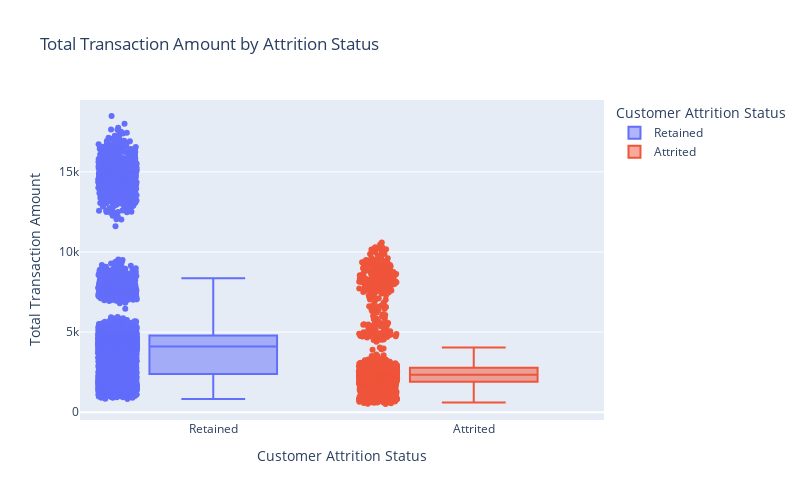

The code cell stored with this chart in its notebook:
### Markdown cell above
The p-value is extremely tiny and lesser than 0.05. The suggests that there is a strong correaltion between total transaction amount and attrition flag. 

**Business implications:**
Spending patterns can indicate if a customer churn probability.

Let me cross-verify this through visualizations.

### Code cell
box_df = df.dropna(subset=["Total_Trans_Amt", "mod_Attrition_Flag"]).copy()
box_df["Attrition_Label"] = box_df["mod_Attrition_Flag"].map({0: "Retained", 1: "Attrited"})


fig = px.box(
    box_df,
    x="Attrition_Label",
    y="Total_Trans_Amt",
    color="Attrition_Label",
    points="all",
    title="Total Transaction Amount by Attrition Status",
    labels={
        "Attrition_Label": "Customer Attrition Status",
        "Total_Trans_Amt": "Total Transaction Amount"
    },
    width=800,
    height=500
)
fig.show()

### Figure 1 — Plotly figure (JSON) as saved in the notebook; plotly's stock layout.template omitted (floating-point values rounded to 4 significant figures; data arrays with more than 128 entries replaced by an {"elided": "..."} marker saying what was removed)
{"data": [{"alignmentgroup": "True", "boxpoints": "all", "hovertemplate": "Customer Attrition Status=%{x}<br>Total Transaction Amount=%{y}<extra></extra>", "legendgroup": "Retained", "marker": {"color": "#636efa"}, "name": "Retained", "notched": false, "offsetgroup": "Retained", "orientation": "v", "showlegend": true, "type": "box", "x": {"elided": "8500 str values"}, "x0": " ", "xaxis": "x", "y": {"elided": "8500 int values"}, "y0": " ", "yaxis": "y"}, {"alignmentgroup": "True", "boxpoints": "all", "hovertemplate": "Customer Attrition Status=%{x}<br>Total Transaction Amount=%{y}<extra></extra>", "legendgroup": "Attrited", "marker": {"color": "#EF553B"}, "name": "Attrited", "notched": false, "offsetgroup": "Attrited", "orientation": "v", "showlegend": true, "type": "box", "x": {"elided": "1627 str values"}, "x0": " ", "xaxis": "x", "y": {"elided": "1627 int values"}, "y0": " ", "yaxis": "y"}], "layout": {"boxmode": "overlay", "height": 500, "legend": {"title": {"text": "Customer Attrition Status"}, "tracegroupgap": 0}, "title": {"text": "Total Transaction Amount by Attrition Status"}, "width": 800, "xaxis": {"anchor": "y", "categoryarray": ["Retained", "Attrited"], "categoryorder": "array", "domain": [0, 1], "title": {"text": "Customer Attrition Status"}}, "yaxis": {"anchor": "x", "domain": [0, 1], "title": {"text": "Total Transaction Amount"}}}}
